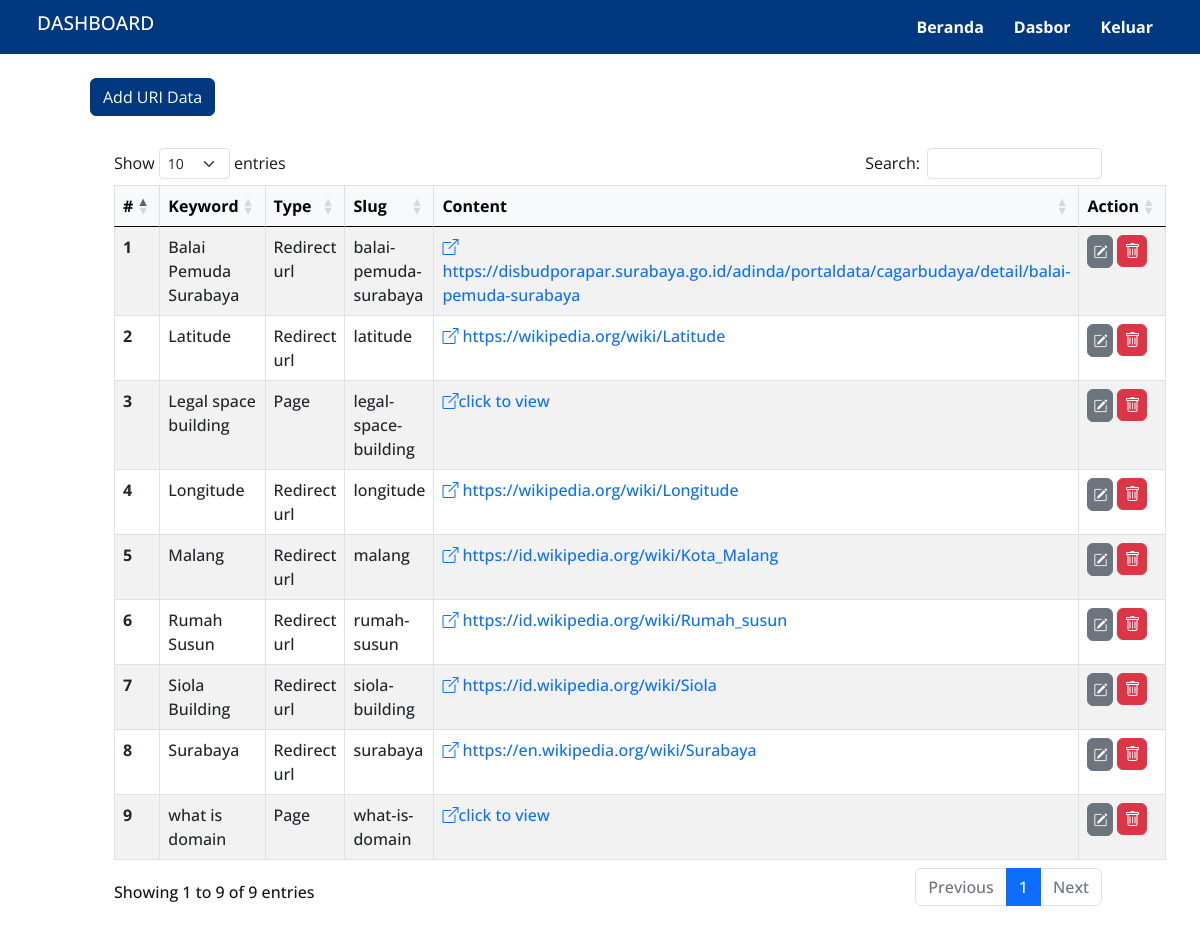
Screenshot of /data/uri (signed in) with the database file from the repository.
### tables this page shows
CREATE TABLE IF NOT EXISTS `uri_table` (
  `id_keyword` int NOT NULL AUTO_INCREMENT,
  `word_name` varchar(250) NOT NULL,
  `slug` varchar(250) NOT NULL,
  `isUrl` varchar(50) NOT NULL DEFAULT 'false',
  `uri_content` varchar(5000) NOT NULL,
  PRIMARY KEY (`id_keyword`),
  UNIQUE KEY `slug` (`slug`)
);

### action/get-uri.php (called while the page is built, shortened)
<?php
include 'db_connect.php';
if ($_SERVER['REQUEST_METHOD'] === 'GET') {
    if (isset($_GET['uri']) && !empty($_GET['uri'])) {
        $slug = $_GET['uri'];
        $sql = "SELECT * FROM uri_table WHERE slug = '$slug'";
        $result = $conn->query($sql);
        if ($result->num_rows > 0) {
            $uri_table = $result->fetch_assoc();
        }
    } else {
        $sql = "SELECT * FROM uri_table ORDER BY word_name";
        $result = $conn->query($sql);
        $uri_table = [];
        if ($result->num_rows > 0) {
            while ($row = $result->fetch_assoc()) {
                $uri_table[] = $row;
            }
        }
    }
}

### data/uri/index.php (the view, shortened to what this page needs)
<!doctype html>
<html lang="en">
<head>
    <link href="https://cdn.jsdelivr.net/npm/bootstrap@5.0.2/dist/css/bootstrap.min.css" rel="stylesheet">
    <link rel="stylesheet" href="https://cdn.jsdelivr.net/npm/bootstrap-icons@1.11.3/font/bootstrap-icons.min.css">
    <link href="https://cdn.jsdelivr.net/npm/sweetalert2@11.10.3/dist/sweetalert2.min.css" rel="stylesheet">
    <link href="https://cdnjs.cloudflare.com/ajax/libs/twitter-bootstrap/5.3.0/css/bootstrap.min.css" rel="stylesheet">
    <link href="https://cdn.datatables.net/1.13.7/css/dataTables.bootstrap5.min.css" rel="stylesheet">
    <link rel="stylesheet" href="/assets/css/style.css" />
</head>
<?php include_once $_SERVER['DOCUMENT_ROOT'] . '/action/first-load.php'; ?>
<?php include_once '../../action/get-uri.php' ?>
<body>
    <?php include '../../assets/view/dashboard_header.php' ?>
    <main>
        <div class="container">
            <div class="row justify-content-center  m-2 p-3">
                <div class="row gap-2 ">
                    <div class="col-md-6">
                        <a href="/data/uri/add-uri.php" class="btn btn-primary">Add URI Data</a>
                    </div>
                    <div class="row  p-3 m-2">
                        <div class="col-md-12">
                            <table id="datatable" class="table table-bordered table-striped table-hover" style="width:100%">
                                <thead class="table-light">
                                    <tr>
                                        <th scope="col">#</th>
                                        <th scope="col">Keyword</th>
                                        <th scope="col">Type</th>
                                        <th scope="col">Slug</th>
                                        <th scope="col">Content</th>
                                        <th scope="col">Action</th>
                                    </tr>
                                </thead>
                                <tbody>
                                    <?php $no = 1; ?>
                                    <?php foreach ($uri_table as $row) : ?>
                                        <tr>
                                            <th scope="row"><?= $no++; ?></th>
                                            <td><?= $row['word_name']; ?></td>
                                            <td><?= ($row['isUrl'] === "true") ? "Redirect url" : "Page" ?></td>
                                            <td><?= $row['slug']; ?></td>
                                            <td><?= ($row['isUrl'] === "true") ? '<a href="/data/uri/view.php?uri=' . $row['slug'] . '"class="" target="_blank"><i class="bi bi-box-arrow-up-right"></i> ' . $row['uri_content'] . '</a>' : '<a href="/data/uri/view.php?uri=' . $row['slug'] . '"class="" target="_blank"><i class="bi bi-box-arrow-up-right"></i>click to view</a>' ?></td>
                                            <td>
                                                <div class="d-flex flex-row gap-1">
                                                    <a href="/data/uri/edit-uri.php?uri=<?= $row['slug']; ?>" class="btn xs-btn btn-secondary bi bi-pencil-square"></a>
                                                    <form id="delete-<?= $row['id_keyword']; ?>" action="/action/delete-uri.php" method="post">
                                                        <button type="button" class="asbn btn btn-danger bi bi-trash delete-btn" data-id="<?= $row['id_keyword']; ?>"></button>
                                                    </form>
                                                </div>
                                            </td>
                                        </tr>
                                    <?php endforeach ?>
                                </tbody>
                            </table>
                        </div>
                    </div>
                </div>
            </div>
        </div>
    </main>
</body>
</html>

### assets/css/style.css (style rules this page uses)
* { margin: 0; padding: 0; box-sizing: border-box; text-decoration: none !important; outline: none !important; border: none; scroll-behavior: smooth; }
body { font-family: "Open Sans", "Roboto", "Segoe UI", sans-serif; font-weight: 500; color: #141414; }
.btn-primary { background-color: #013880; border-color: #013880; }
.asbn { padding: 3px 6px; font-size: 1rem; }
.xs-btn { font-size: 14px; padding: 5px; }

### rows the page displays
uri_table: word_name "Balai Pemuda Surabaya", isUrl "Redirect url", slug "balai-pemuda-surabaya", uri_content "https://disbudporapar.surabaya.go.id/adinda/portaldata/cagarbudaya/detail/balai-pemuda-surabaya"
uri_table: word_name "Latitude", isUrl "Redirect url", slug "latitude", uri_content "https://wikipedia.org/wiki/Latitude"
uri_table: word_name "Legal space building", isUrl "Page", slug "legal-space-building"
uri_table: word_name "Longitude", isUrl "Redirect url", slug "longitude", uri_content "https://wikipedia.org/wiki/Longitude"
uri_table: word_name "Malang", isUrl "Redirect url", slug "malang", uri_content "https://id.wikipedia.org/wiki/Kota_Malang"
uri_table: word_name "Rumah Susun", isUrl "Redirect url", slug "rumah-susun", uri_content "https://id.wikipedia.org/wiki/Rumah_susun"
uri_table: word_name "Siola Building", isUrl "Redirect url", slug "siola-building", uri_content "https://id.wikipedia.org/wiki/Siola"
uri_table: word_name "Surabaya", isUrl "Redirect url", slug "surabaya", uri_content "https://en.wikipedia.org/wiki/Surabaya"
uri_table: word_name "what is domain", isUrl "Page", slug "what-is-domain"
